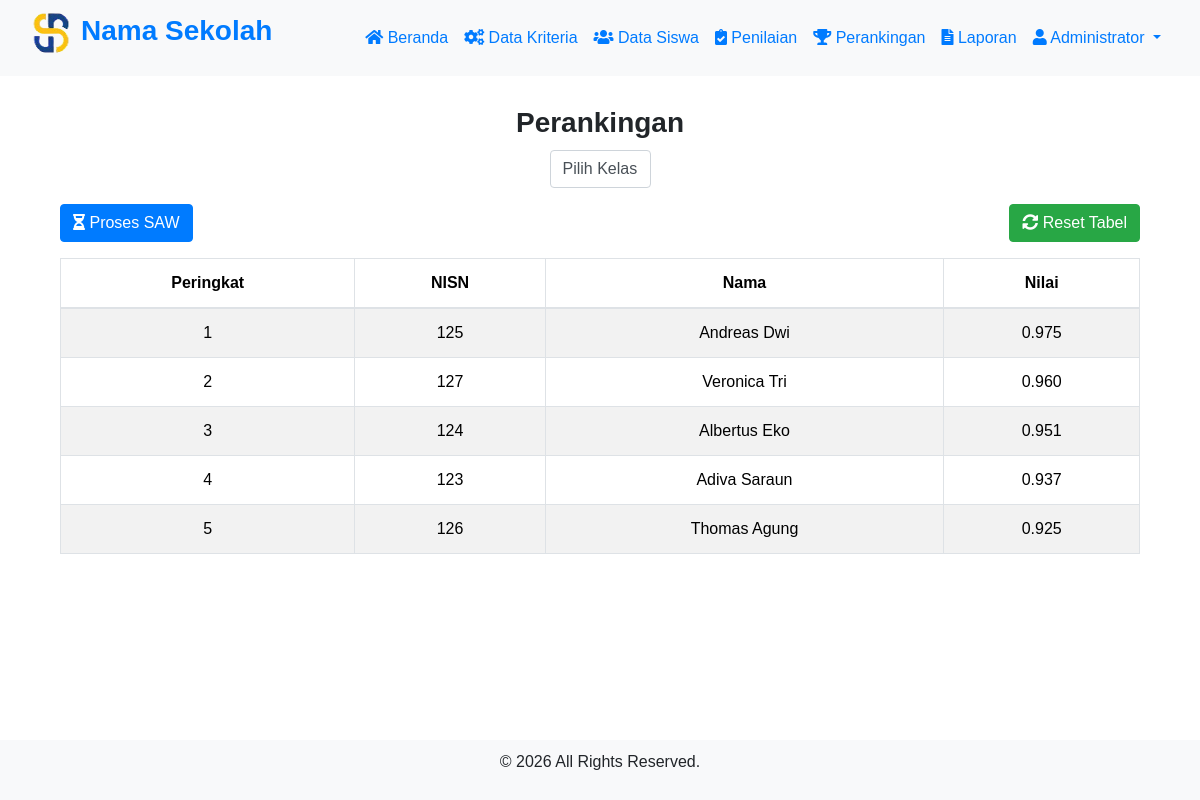
/menu.php?page=perankingan (signed in), run on an earlier commit of the app's database.
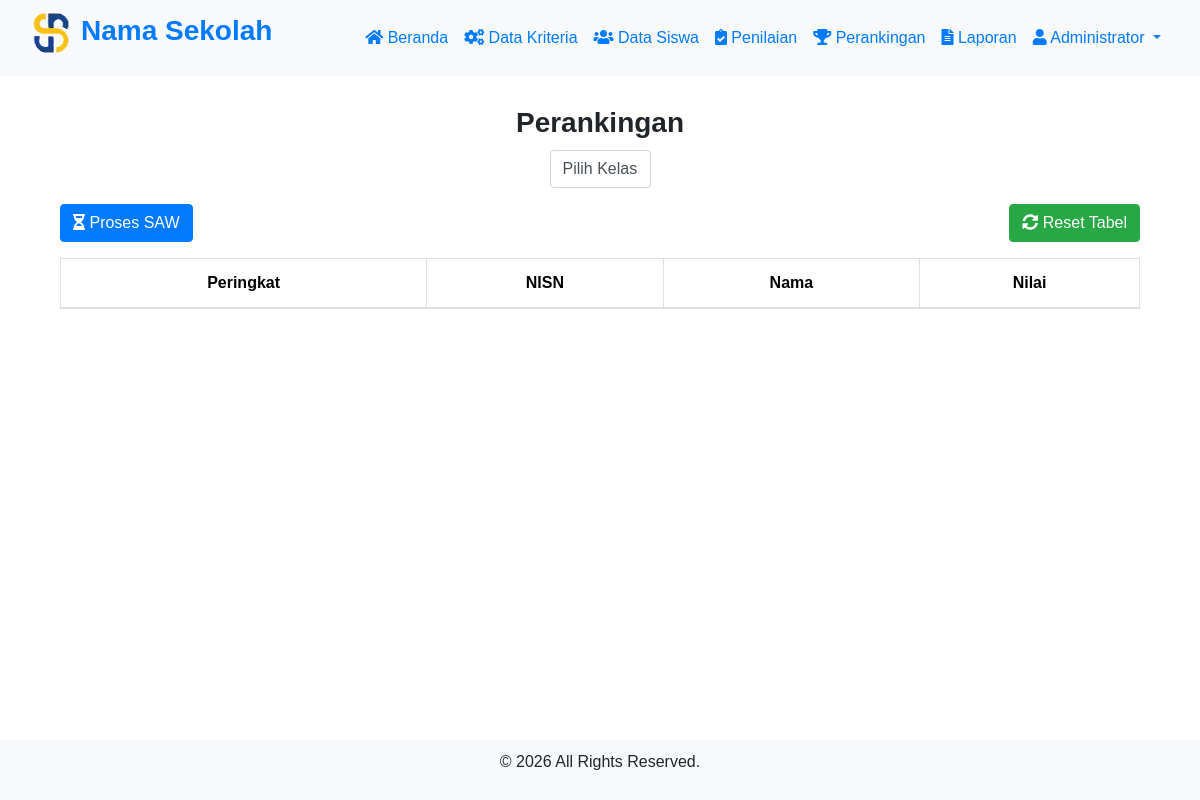
And on a later commit of the database.
### tables this page shows
CREATE TABLE `perankingan` (
  `nisn` varchar(50) NOT NULL,
  `nama` varchar(50) NOT NULL,
  `nilai` double NOT NULL
);

### perankingan.php (the view, shortened to what this page needs)
<?php
    include "connection.php";
?>
<!DOCTYPE html>
<html lang="en">
    <head>
        <link href="https://maxcdn.bootstrapcdn.com/bootstrap/4.5.2/css/bootstrap.min.css" rel="stylesheet">
        <link href="https://cdnjs.cloudflare.com/ajax/libs/font-awesome/5.15.1/css/all.min.css" rel="stylesheet">
    </head>
    <body>
        <form action="" method="POST">
            <div class="container">
                <h2>Perankingan</h2>
                <div class="form-group d-flex justify-content-center">
                <select class="form-control w-auto " id="kelas" name="kelas">
                    <option value="Pilih Kelas">Pilih Kelas</option>
                </select>
                </div>
                <div class="d-flex justify-content-between align-items-center mb-3">
                    <button type="submit" class="btn btn-primary" name="proses">
                        <i class="fas fa-hourglass-half"></i> Proses SAW
                    </button>
                    <button type="submit" class="btn btn-success" name="reset">
                        <i class="fas fa-sync-alt"></i> Reset Tabel
                    </button>
                </div>
                <div class="table-responsive">
                    <div class="table-container">
                        <table class="table table-striped table-bordered">
                            <thead>
                                <tr>
                                    <th>Peringkat</th>
                                    <th>NISN</th>
                                    <th>Nama</th>
                                    <th>Nilai</th>
                                </tr>
                            </thead>
                            <tbody>
                                <?php
                                    $query = "SELECT * FROM perankingan ORDER BY nilai DESC";
                                    $result = mysqli_query($koneksi, $query);
                                    $no = 1;
                                    while ($row = mysqli_fetch_assoc($result)) {
                                ?>
                                <tr>
                                    <td><?php echo $no ; ?></td>
                                    <td><?php echo $row['nisn']; ?></td>
                                    <td><?php echo $row['nama']; ?></td>
                                    <td><?php echo number_format($row['nilai'], 3); ?></td>
                                </tr>
                                <?php $no++; } ?>
                            </tbody>
                        </table>
                    </div>
                </div>
            </div>
        </form>
    </body>
</html>

What changed in the data, as far as the page shows it:
removed perankingan: nisn "125", nama "Andreas Dwi", nilai "0.975"
removed perankingan: nisn "127", nama "Veronica Tri", nilai "0.960"
removed perankingan: nisn "124", nama "Albertus Eko", nilai "0.951"
removed perankingan: nisn "123", nama "Adiva Saraun", nilai "0.937"
removed perankingan: nisn "126", nama "Thomas Agung", nilai "0.925"
